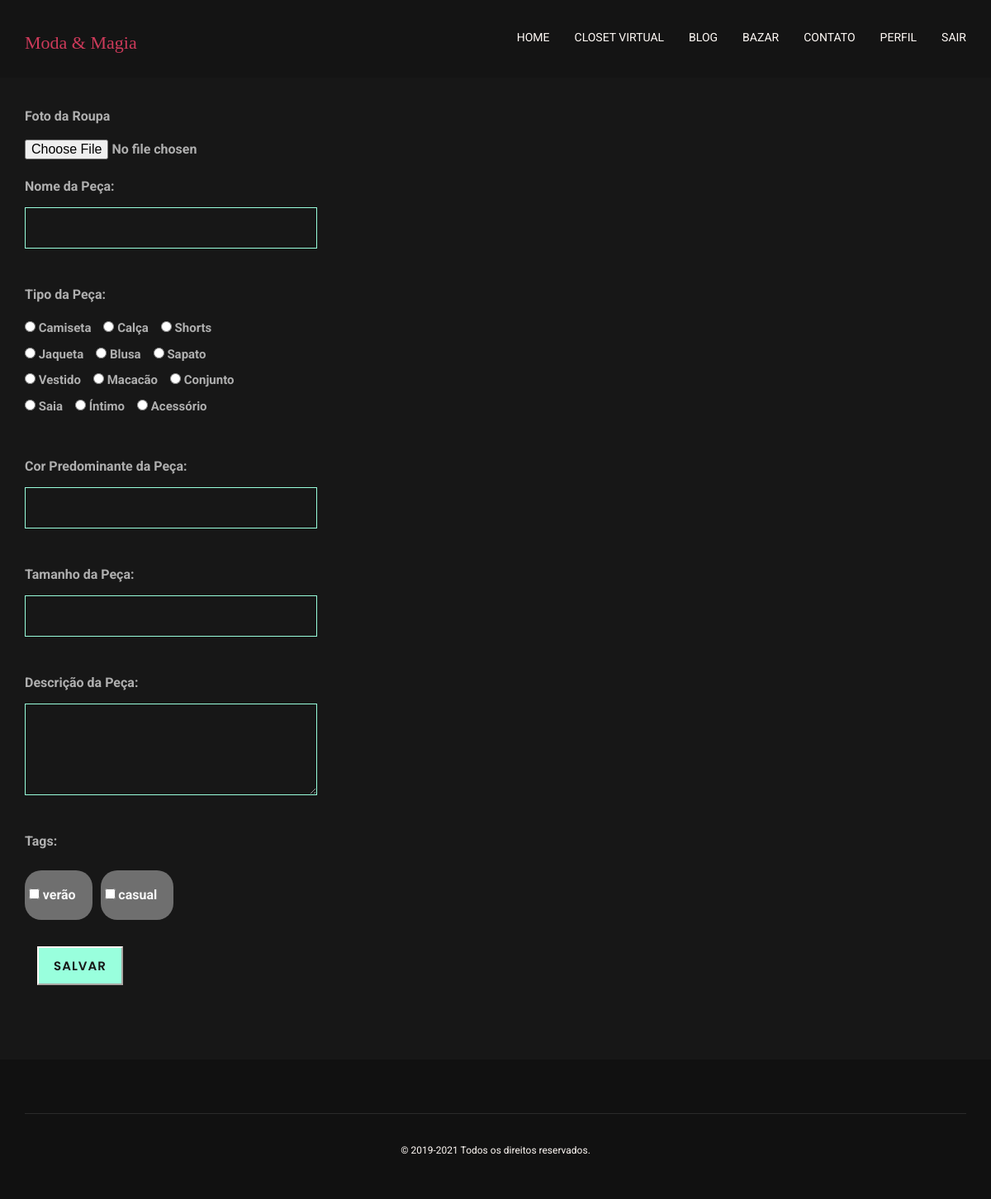
The page /adicionarRoupa.php (signed in) on the database its author committed.
### tables this page shows
CREATE TABLE `tbcategoria` (
  `id_categ` int(11) NOT NULL,
  `nome_categ` varchar(15) DEFAULT NULL
);

CREATE TABLE `tbtag` (
  `id_tag` int(11) NOT NULL,
  `nome_tag` varchar(15) DEFAULT NULL,
  `id_user` int(11) DEFAULT NULL
);

### adicionarRoupa.php (the view, shortened to what this page needs)
<?php
require_once "conexaobd.php";
$id = $_SESSION["id"];
$sqlTags = mysqli_query($conn,"SELECT * FROM tbtag WHERE id_user='$id'");
$sqlNullTags = mysqli_query($conn,"SELECT * FROM tbtag WHERE id_user='$id'");
$rsNullTags = mysqli_fetch_array($sqlNullTags);
$sqlCateg = mysqli_query($conn, "SELECT * FROM tbcategoria");
?>
<!doctype html>
<html class="no-js" lang="zxx">
  <head>
    <link rel="stylesheet" href="plugins/bootstrap/bootstrap.min.css">
    <link rel="stylesheet" href="plugins/themefisher-fonts/themefisher-fonts.css">
    <link rel="stylesheet" href="plugins/magnific-popup/magnific-popup.css">
    <link rel="stylesheet" href="plugins/animate/animate.css">
    <link rel="stylesheet" href="plugins/slick/slick.css">
    <link rel="stylesheet" href="css/style.css">
  </head>
  <body>
    <nav class="navbar navbar-fixed-top navigation" >
    <div class="container">
        <div class="navbar-header">
        <a href="index.php">
            <h3>Moda & Magia</h3>
        </a>
        </div>
        <div class="collapse navbar-collapse navbar-ex1-collapse">
        <ul class="nav navbar-nav navbar-right menu">
            <li><a href="index.php">Home</a></li>
            <li><a href="closet.php">Closet Virtual</a></li>
            <li><a href="blog.php">Blog</a></li>
            <li><a href="bazar.php">Bazar</a></li>
            <li><a href="contact.php">Contato</a></li>
            <li><a href="perfil.php" >Perfil</a></li>
            <?php
            if($_SESSION["logado"] == true){
                ?>
                <li><a href="sair.php" >Sair</a></li>
                <?php
            }
            ?>
        </ul>
        </div>
    </div>
    </nav>
    <section class="blog-single">
      <div class="container">
        <div class="row">
            <div class="blog-single-content">
              <div class="blog-content-description">
								<form class="clothes-form" method="post" action="gravaRoupa.php?opcao=1" enctype="multipart/form-data">
									<div class="col-md-6">
										<div class="clothes-img">
											<label class="label-form">
												<span class="label-form">
													Foto da Roupa
												</span>
												<input class="file-input is-large" type="file" name="img_roupa" >
											</label>
										</div>
										<div class="clothes-info">
											<div class="form-group">
												<label class="label-form">Nome da Peça:</label>
												<input   type="text" name="nome_roupa" class="form-control" style="text-transform: capitalize">
											</div>
                      <div class="form-group">
                        <label class="label-form">Tipo da Peça:</label></br>
                        <div class="radio-table">
                        <?php while($rsCateg = mysqli_fetch_array($sqlCateg)){ ?>
                          <div class="radio-categ">
                            <input  type="radio" name="categ_roupa" class="radio" value="<?php echo $rsCateg["id_categ"] ?>">
                            <label for="<?php echo $rsCateg["nome_categ"] ?>" class="radio-label" style="text-transform: capitalize"><?php echo $rsCateg["nome_categ"] ?></label>
                          </div>
                        <?php } ?>
                        </div>
											</div>
											<div class="form-group">
												<label class="label-form">Cor Predominante da Peça:</label>
												<input  type="text" name="cor_roupa" class="form-control" style="text-transform: capitalize">
											</div>
											<div class="form-group">
												<label class="label-form">Tamanho da Peça:</label>
												<input  type="text" name="tamanho_roupa" class="form-control" style="text-transform:uppercase">
											</div>
											<div class="form-group">
												<label class="label-form">Descrição da Peça:</label>
												<textarea   class="form-control" name="descricao_roupa" rows="3" ></textarea>
											</div>
											<div class="">
                        <div class="tag-group">
                          <label class="label-form">Tags:</label>
                          <div class="tag-grid">
                          <?php
                            if (is_null($rsNullTags)){ ?>
                            <div class="null-case">
                              <p class="null-text"> Você ainda não tem Tags salvas! </p>
                            </div>
                            <?php }else{
                            while($rsTags = mysqli_fetch_array($sqlTags)){ ?>
                            <div class="tag-checkbox">
                                <span>
                                  <input  class="checkbox" type="checkbox" id="<?php echo $rsTags["id_tag"] ?>" name="tag[]" value="<?php echo $rsTags["id_tag"] ?>">
                                  <label for="<?php echo $rsTags["id_tag"] ?>" class="label-form tag-font"><?php echo $rsTags["nome_tag"] ?></label>
                                </span>
                            </div>
                            <?php }
                          } ?>
                          </div>
                        </div>
                      </div>
                      <div class="col-md-12 form-group">
                        <input   type="submit" class="btn-main" value="Salvar">
                      </div>
										</div>
									</div>
								</form>
							</div>
						</div>
				</div>
			</div>
		</section>
    <footer class="footer">
        <div class="container">
        <div class="row">
            <div class="text-center">
                <div class="col-md-12">
                    <div class="copyright">
                        <p>&copy; 2019-2021 Todos os direitos reservados. <br></p>
                    </div>
                </div>
            </div>
        </div>
        </div>
    </footer>
    </body>
</html>

### css/style.css (style rules this page uses)
body { color: #fff; background: #111111; font-family: "Roboto", sans-serif; text-rendering: optimizeLegibility; -webkit-font-smoothing: antialiased; -moz-font-smoothing: antialiased; }
h1, h2, h3 { font-family: "Playfair Display", serif; color: #CC3A5A; }
h3 { font-size: 22px; }
p { font-family: "Roboto", sans-serif; }
a, .th-nav-btn, .btn { text-decoration: none; }
ul { margin: 0; padding: 0; list-style: none; }
.btn-main { border-radius: 0; background: #99FFDD; border-color: #FFF9F5; font-family: "Poppins", sans-serif; text-transform: uppercase; font-weight: 600; letter-spacing: 1px; padding: 11px 18px; transition: 0.5s; }
.navigation { background: #141414 none repeat scroll 0 0; margin-bottom: 0; border-bottom: 0; padding: 20px 0; transition: .3s all; }
.menu li a { box-sizing: border-box; font-size: 14px; font-weight: 400; text-transform: uppercase; color: #FFF9F5; transition: 0.5s; position: relative; }
.menu li a:before { content: ""; position: absolute; left: 50%; bottom: -2px; opacity: 0; width: 0; height: 1px; transition: 0.5s; background: #99FFDD; }
.footer { padding: 65px 0 40px; background: #111111; font-size: 16px; line-height: 29px; color: #FFF9F5; }
.copyright { border-top: 1px solid rgba(60, 60, 60, 0.6); padding-top: 35px; font-size: 12px; line-height: 18px; }
.blog-single { color: #171717; background: #171717; padding: 75px 0; }
.blog-single-content { padding: 46px 100px 0 0; }
.blog-content-description { padding-bottom: 20px; font-size: 15px; }
.blog-content-description:last-child { padding-bottom: 0; }
.label-form { color: #afafaf; font-size: 16px; line-height: 40px; }
.clothes-form .form-group .form-control { border-radius: 0; padding: 20px; background: transparent; border-color: #99FFDD; min-height: 50px; font-size: 16px; width: 70%; color: #afafaf; }
.clothes-img { flex: 0 0 11.875rem; }
.clothes-info { flex: 1; }
.tag-checkbox { border-radius: 20px; height: fit-content; width: fit-content; padding: 5px; background-color: #6f6f6f; margin-top: 10px; margin: 10px 10px 10px 0; }
.tag-font { color: #f7f7f7; margin: 5px 15px 5px 0; }
.tag-grid { display: flex; max-width: 400px; flex-wrap: wrap; }
.checkbox { display: inline; }
.radio { display: inline; }
.radio-categ { display: inline; }
.radio-table { display: flex; width: 300px; flex-wrap: wrap; }
.radio-label { color: #afafaf; margin: 5px 15px 5px 0; }
::placeholder { color: #FFF9F5 !important; }

### rows shown on the page
tbcategoria: nome_categ "Camiseta"
tbcategoria: nome_categ "Calça"
tbcategoria: nome_categ "Shorts"
tbcategoria: nome_categ "Jaqueta"
tbcategoria: nome_categ "Blusa"
tbcategoria: nome_categ "Sapato"
tbcategoria: nome_categ "Vestido"
tbcategoria: nome_categ "Macacão"
tbcategoria: nome_categ "Conjunto"
tbcategoria: nome_categ "Saia"
tbcategoria: nome_categ "Íntimo"
tbcategoria: nome_categ "Acessório"
tbtag: nome_tag "verão"
tbtag: nome_tag "casual"
